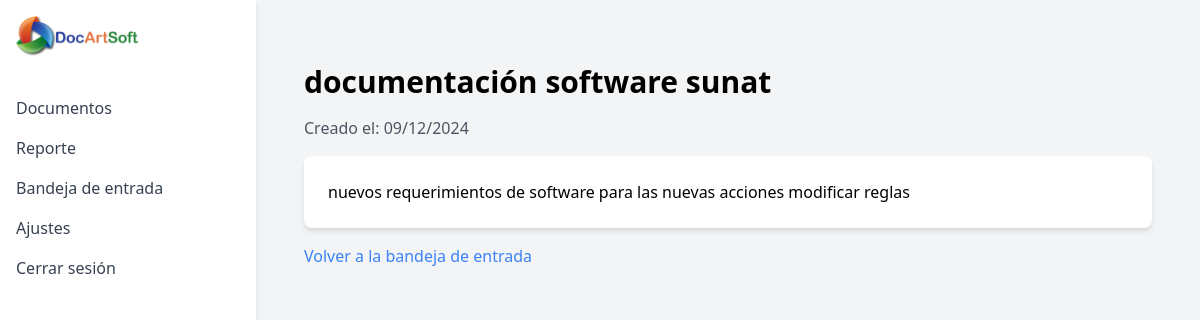
Screenshot of /detalle/21/ (signed in) with the database file from the repository.
### dashboard/models.py (models this page shows, shortened)
class Documento(models.Model):
    titulo = models.CharField(max_length=200)
    contenido = models.TextField()
    creado_por = models.ForeignKey(User, on_delete=models.CASCADE)
    fecha_creacion = models.DateTimeField(auto_now_add=True)
    fecha_actualizacion = models.DateTimeField(auto_now=True)
    fecha_vista = models.DateTimeField(null=True, blank=True)
    etiquetas = models.CharField(max_length=200, blank=True)
    ubicacion = models.CharField(max_length=200, blank=True)
    compartido_con = models.ManyToManyField(User, related_name='documentos_compartidos', blank=True)
    class Meta:
        ordering = ['-fecha_creacion']

### dashboard/views.py (the view)
# urls.py: path('detalle/<int:documento_id>/', views.detalle_documento, name='detalle_documento'), # bandeja entrada
@login_required
def detalle_documento(request, documento_id):
    documento = get_object_or_404(Documento, id=documento_id)
    return render(request, 'detalle_documento.html', {'documento': documento})

### dashboard/templates/detalle_documento.html
{% extends 'base.html' %}
{% block content %}
<div class="container mx-auto px-4 py-8">
    <h1 class="text-3xl font-bold mb-4">{{ documento.titulo }}</h1>
    <p class="text-gray-600 mb-4">Creado el: {{ documento.fecha_creacion|date:"d/m/Y" }}</p>
    <div class="bg-white shadow-md rounded-lg p-6">
        {{ documento.contenido|linebreaks }}
    </div>
    <div class="mt-4">
        <a href="{% url 'dashboard:bandeja_entrada' %}" class="text-blue-500 hover:underline">Volver a la bandeja de entrada</a>
    </div>
</div>
{% endblock %}

### rows the page displays
Documento: titulo "documentación software sunat", fecha_creacion "09/12/2024", contenido "nuevos requerimientos de software para las nuevas acciones modificar reglas"
